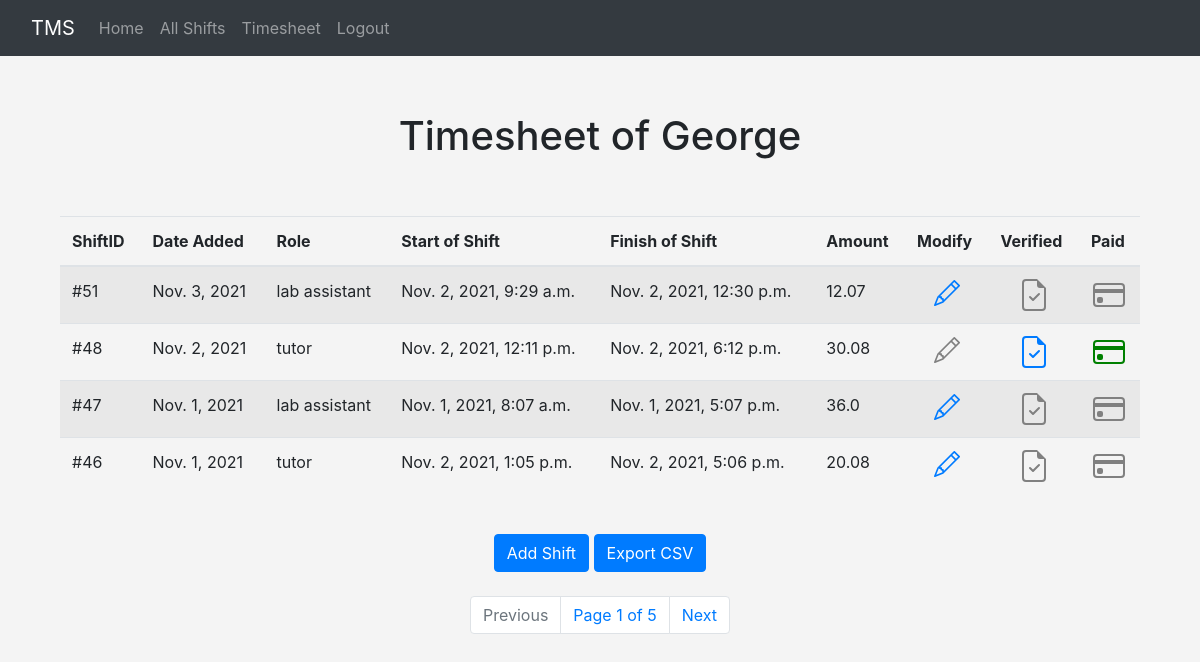
The app's page /shifts (signed in), older data.
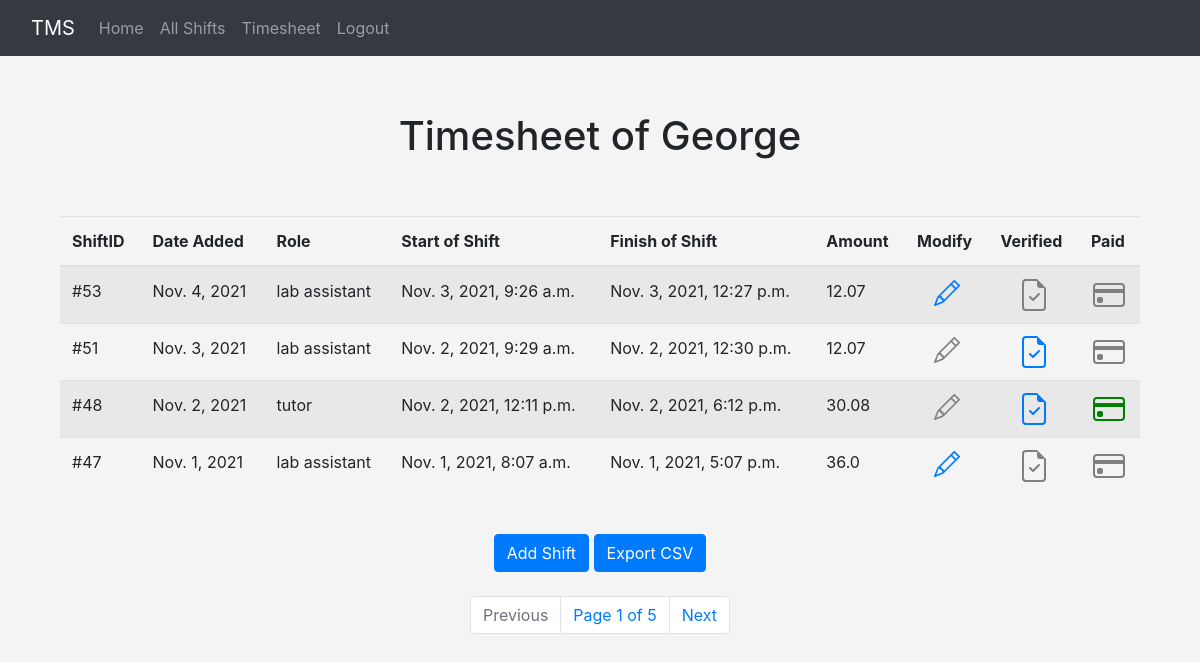
The same page, newer data.
### timesheet/models.py (models this page shows, shortened)
class Shift(models.Model):
    studentID = models.ForeignKey(User, blank=True, null=True, on_delete=models.CASCADE)
    date = models.DateTimeField('Date added', auto_now_add=True)
    role = models.ForeignKey(Roles, blank=True, null=True, on_delete=models.SET_NULL)
    startHour = models.DateTimeField('Time started working')
    endHour = models.DateTimeField('Time finished working')
    verified = models.BooleanField(default=False)
    paid = models.BooleanField(default=False)
    def payment(self):
        time = self.endHour - self.startHour                                 #calculate time working
        payment = round(self.role.hourlyPay * time.seconds / 60 / 60,2)      #hourlyPay * hours worked, rounded for 2 demicals
        return payment

class Roles(models.Model):
    name = models.CharField('Type of role', max_length=120)
    hourlyPay = models.IntegerField('Payment per hour for a role')
    def __str__(self):
        return self.name

### timesheet/views.py (the view)
# urls.py: path('shifts', views.shifts, name="shifts"),
def shifts(request):
    shifts = Shift.objects.all().order_by('-date')
    userid = request.user.id
    p = Paginator(Shift.objects.filter(studentID=userid).order_by('-date'),4)   #filter User's shifts only
    page = request.GET.get('page')
    shiftsPerPage = p.get_page(page)
    return render(request, 'timesheet/shifts.html', {
        'shifts': shifts,
        'shiftsPerPage': shiftsPerPage,
        })

### timesheet/templates/timesheet/shifts.html (shortened to what this page needs)
{% extends 'timesheet/base.html' %}
    {% block content %}
    <center>
    <br>
    <div class="container">
        <h1>Timesheet of {{ user }}</h1>
            <br> <br>
        <table class="table table-striped">
          <thead>
            <tr>
                <th scope="col">ShiftID</th>
                <th scope="col">Date Added</th>
                <th scope="col">Role</th>
                <th scope="col">Start of Shift</th>
                <th scope="col">Finish of Shift</th>
                <th scope="col">Amount</th>
                <th scope="col">Modify</th>
                <th scope="col">Verified</th>
                <th scope="col">Paid</th>
            </tr>
          </thead>
            {% for shift in shiftsPerPage %}
                {% if user == shift.studentID %}
                        <tr>
                            <td>
                            #{{ shift.id }}
                            </td>
                            <td>
                            {{ shift.date.date }}
                            </td>
                            <td>
                            {{ shift.role }}
                            </td>
                            <td>
                            {{ shift.startHour }}
                            </td>
                            <td>
                            {{ shift.endHour }}
                            </td>
                            <td>
                            {{ shift.payment }}
                            </td>
                            <td align="center">
                                <a href="{% url 'update-shift' shift.id %}">
                                </a>
                            </td>
                            <td align="center">
                                <a href="{% url 'verify-shift' shift.id %}">
                                </a>
                            </td>
                            <td align="center">
                                <a href="{% url 'pay-shift' shift.id %}">
                                </a>
                            </td>
                        </tr>
                {% endif %}
            {% endfor %}
        </table>
    </div>
     <br/>
            <a class="btn btn-primary" href="{% url 'add-shift' %}" role="button">Add Shift</a> <a class="btn btn-primary" href="{% url 'shift-csv' %}" role="button">Export CSV</a>
        <br/> <br/>
   <nav aria-label="Page navigation example">
      <ul class="pagination justify-content-center">
        {% if shiftsPerPage.has_previous %}
            <li class="page-item"><a class="page-link" href="?page={{ shiftsPerPage.previous_page_number }}">Previous</a></li>
        {% else %}
            <li class="page-item disabled">
              <a class="page-link">Previous</a>
            </li>
        {% endif %}
          <li class="page-item"><a class="page-link" href="#">Page {{ shiftsPerPage.number }} of {{ shiftsPerPage.paginator.num_pages }}</a> </li>
        {% if shiftsPerPage.has_next %}
            <li class="page-item"><a class="page-link" href="?page={{ shiftsPerPage.next_page_number }}">Next</a></li>
        {% else %}
            <li class="page-item disabled">
              <a class="page-link">Previous</a>
            </li>
        {% endif %}
      </ul>
    </nav>
    <br/> <br/>
    </center>
    {% endblock %}

### timesheet/templates/timesheet/base.html (shortened to what this page needs)
<!doctype html>
<html lang="en">
  <head>
    <link rel="stylesheet" href="https://stackpath.bootstrapcdn.com/bootstrap/4.2.1/css/bootstrap.min.css">
    <link href="https://stackpath.bootstrapcdn.com/font-awesome/4.7.0/css/font-awesome.min.css" rel="stylesheet">
    <link rel="stylesheet" href="https://cdnjs.cloudflare.com/ajax/libs/tempusdominus-bootstrap-4/5.1.2/css/tempusdominus-bootstrap-4.min.css" />
  </head>
  <body>
    {% include 'timesheet/navbar.html' %}
    <br/>
    <div class="container">
        {% block content %}
        {% endblock %}
    </div>
  </body>
</html>

### timesheet/templates/timesheet/navbar.html (shortened to what this page needs)
<nav class="navbar navbar-expand-lg navbar-dark bg-dark">
  <div class="container-fluid">
    <a class="navbar-brand" href="{% url 'home' %}">TMS</a>
    <div class="collapse navbar-collapse" id="navbarSupportedContent">
      <ul class="navbar-nav me-auto mb-2 mb-lg-0">
        <li class="nav-item">
          <a class="nav-link" aria-current="page" href="{% url 'home' %}">Home</a>
        </li>
        {% if user.is_authenticated %}
             {% if user.is_superuser %}
                <li class="nav-item">
                      <a class="nav-link" aria-current="page" href="{% url 'user-list' %}">User List</a>
                </li>
                <li class="nav-item">
                  <a class="nav-link" aria-current="page" href="/admin">Admin Panel</a>
                </li>
             {% else %}
                     <a class="nav-link" aria-current="page" href="{% url 'all-shifts' %}">All Shifts</a>
                <li class="nav-item">
                    <a class="nav-link" aria-current="page" href="{% url 'shifts' %}">Timesheet</a>
                </li>
            {% endif %}
            <li class="nav-item">
              <a class="nav-link" aria-current="page" href="{% url 'logout' %}">Logout</a>
            </li>
        {% else %}
            <li class="nav-item">
              <a class="nav-link" aria-current="page" href="{% url 'login' %}">Login</a>
            </li>
        {% endif %}
      </ul>
    </div>
  </div>
</nav>

### timesheet/templates/timesheet/base.html (style rules this page uses)
body { background: #f4f4f4; }

Row changes from the older to the newer data that the page shows:
no longer on this page (row unchanged): Shift: id "46", date "Nov. 1, 2021", role "tutor", startHour "Nov. 2, 2021, 1:05 p.m.", endHour "Nov. 2, 2021, 5:06 p.m.", payment "20.08", verified False (drawn), paid False (drawn)
added Shift: id "53", date "Nov. 4, 2021", role "lab assistant", startHour "Nov. 3, 2021, 9:26 a.m.", endHour "Nov. 3, 2021, 12:27 p.m.", payment "12.07", verified False (drawn), paid False (drawn)
changed Shift "Nov. 3, 2021": verified False → True (drawn)
